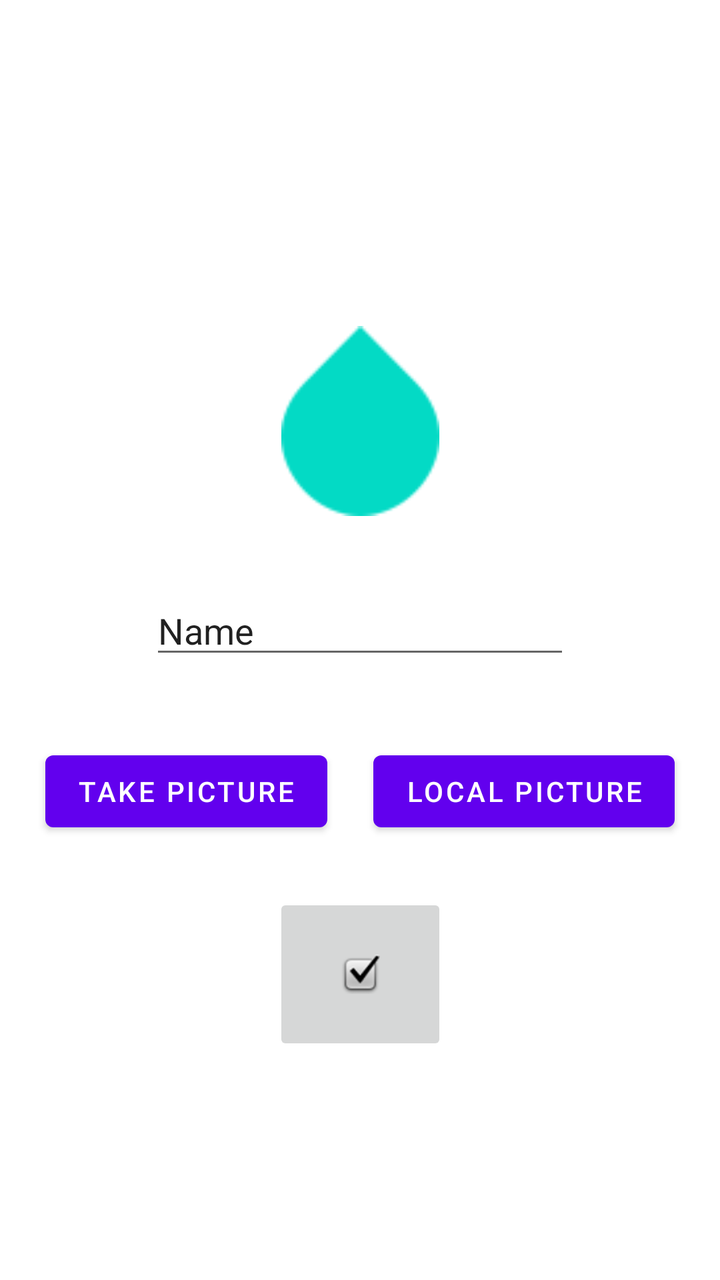
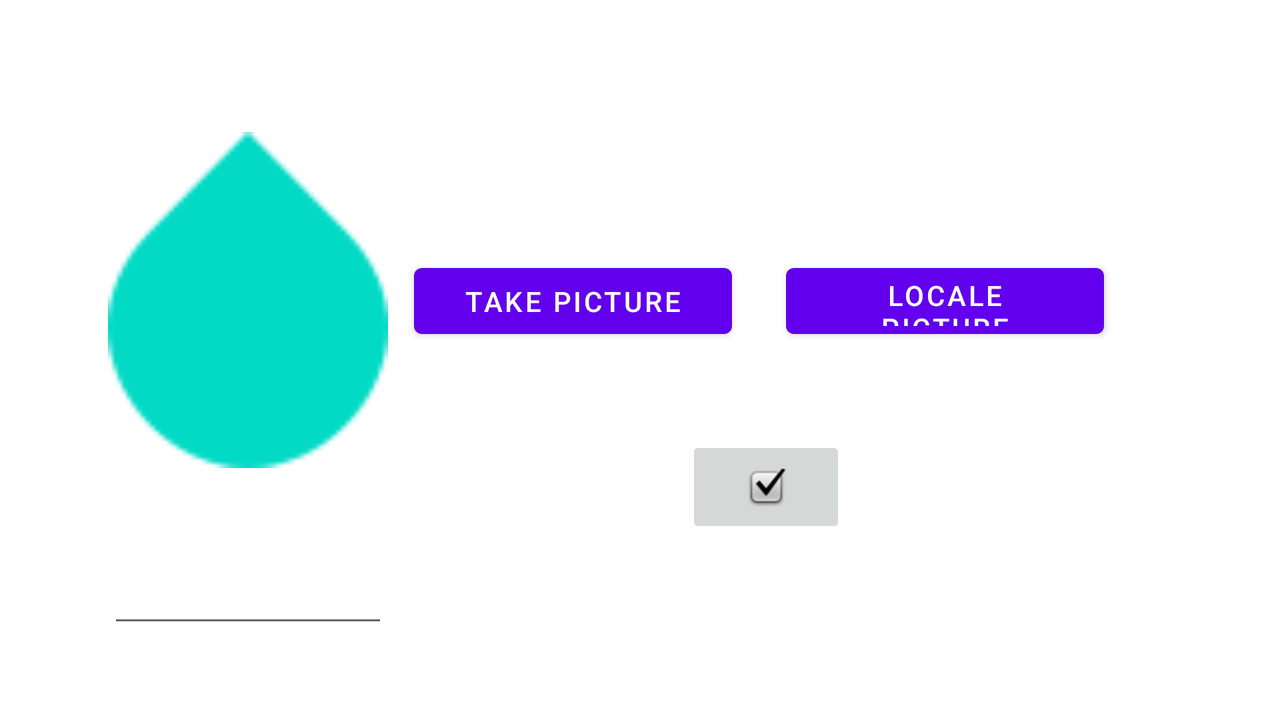

An Android layout and its configuration variant, each rendered on a device that would load it. The default file and the variant file are quoted in full after the pictures.
<!-- AndroidManifest.xml: application theme Theme.NameQuizAPP -->
<!-- res/layout/activity_add.xml -->
<?xml version="1.0" encoding="utf-8"?>
<androidx.constraintlayout.widget.ConstraintLayout xmlns:android="http://schemas.android.com/apk/res/android"
    xmlns:app="http://schemas.android.com/apk/res-auto"
    xmlns:tools="http://schemas.android.com/tools"
    android:layout_width="match_parent"
    android:layout_height="match_parent"
    tools:context=".AddActivity">

    <Button
        android:id="@+id/button_take"
        android:layout_width="wrap_content"
        android:layout_height="wrap_content"
        android:text="Take picture"
        app:layout_constraintBottom_toBottomOf="parent"
        app:layout_constraintEnd_toStartOf="@+id/button_excisting"
        app:layout_constraintHorizontal_bias="0.5"
        app:layout_constraintStart_toStartOf="parent"
        app:layout_constraintTop_toBottomOf="@+id/image_picture"
        app:layout_constraintVertical_bias="0.301" />

    <Button
        android:id="@+id/button_excisting"
        android:layout_width="wrap_content"
        android:layout_height="wrap_content"
        android:text="Local picture"
        app:layout_constraintBottom_toBottomOf="parent"
        app:layout_constraintEnd_toEndOf="parent"
        app:layout_constraintHorizontal_bias="0.5"
        app:layout_constraintStart_toEndOf="@+id/button_take"
        app:layout_constraintTop_toBottomOf="@+id/image_picture"
        app:layout_constraintVertical_bias="0.301" />

    <ImageView
        android:id="@+id/image_picture"
        android:layout_width="79dp"
        android:layout_height="133dp"
        android:layout_marginStart="8dp"
        android:layout_marginEnd="8dp"
        android:layout_marginBottom="32dp"
        app:layout_constraintBottom_toBottomOf="parent"
        app:layout_constraintEnd_toEndOf="parent"
        app:layout_constraintStart_toStartOf="parent"
        app:layout_constraintTop_toTopOf="parent"
        app:layout_constraintVertical_bias="0.303"
        app:srcCompat="?android:attr/textSelectHandle" />

    <EditText
        android:id="@+id/editTextTextPersonName"
        android:layout_width="wrap_content"
        android:layout_height="wrap_content"
        android:layout_marginTop="16dp"
        android:ems="10"
        android:inputType="textPersonName"
        android:text="Name"
        app:layout_constraintEnd_toEndOf="parent"
        app:layout_constraintStart_toStartOf="parent"
        app:layout_constraintTop_toBottomOf="@+id/image_picture" />

    <ImageButton
        android:id="@+id/imageButton2"
        android:layout_width="87dp"
        android:layout_height="81dp"
        app:layout_constraintBottom_toBottomOf="parent"
        app:layout_constraintEnd_toEndOf="parent"
        app:layout_constraintStart_toStartOf="parent"
        app:layout_constraintTop_toBottomOf="@+id/editTextTextPersonName"
        app:srcCompat="@android:drawable/checkbox_on_background" />

</androidx.constraintlayout.widget.ConstraintLayout>
<!-- resources referenced by this layout -->
<resources>
  <style name="Theme.NameQuizAPP" parent="Theme.MaterialComponents.DayNight.DarkActionBar">
          
          <item name="colorPrimary">@color/purple_500</item>
          <item name="colorPrimaryVariant">@color/purple_700</item>
          <item name="colorOnPrimary">@color/white</item>
          
          <item name="colorSecondary">@color/teal_200</item>
          <item name="colorSecondaryVariant">@color/teal_700</item>
          <item name="colorOnSecondary">@color/black</item>
          
          <item name="android:statusBarColor" tools:targetApi="l">?attr/colorPrimaryVariant</item>
          
      </style>
</resources>
<!-- res/layout-land/activity_add.xml (the repository's variant of the layout above) -->
<!-- drawn on the phone turned sideways -->
<?xml version="1.0" encoding="utf-8"?>
<androidx.constraintlayout.widget.ConstraintLayout xmlns:android="http://schemas.android.com/apk/res/android"
    xmlns:app="http://schemas.android.com/apk/res-auto"
    xmlns:tools="http://schemas.android.com/tools"
    android:layout_width="match_parent"
    android:layout_height="match_parent"
    tools:context="no.hvl.dat153.activities.AddActivity">

    <Button
        android:id="@+id/button_take"
        android:layout_width="159dp"
        android:layout_height="45dp"
        android:onClick="tPicture"
        android:text="@string/takePicture"
        app:layout_constraintBottom_toBottomOf="@+id/image_picture"
        app:layout_constraintEnd_toStartOf="@+id/button_excisting"
        app:layout_constraintHorizontal_bias="0.321"
        app:layout_constraintStart_toEndOf="@+id/image_picture"
        app:layout_constraintTop_toTopOf="@+id/image_picture"
        app:layout_constraintVertical_bias="0.502" />

    <Button
        android:id="@+id/button_excisting"
        android:layout_width="159dp"
        android:layout_height="45dp"
        android:layout_marginEnd="88dp"
        android:onClick="gPicture"
        android:text="@string/localPicture"
        app:layout_constraintBottom_toBottomOf="@+id/image_picture"
        app:layout_constraintEnd_toEndOf="parent"
        app:layout_constraintTop_toTopOf="@+id/image_picture"
        app:layout_constraintVertical_bias="0.502" />

    <ImageView
        android:id="@+id/image_picture"
        android:layout_width="140dp"
        android:layout_height="240dp"
        app:layout_constraintBottom_toBottomOf="parent"
        app:layout_constraintEnd_toStartOf="@+id/button_excisting"
        app:layout_constraintHorizontal_bias="0.213"
        app:layout_constraintStart_toStartOf="parent"
        app:layout_constraintTop_toTopOf="parent"
        app:layout_constraintVertical_bias="0.251"
        app:srcCompat="?android:attr/textSelectHandle" />

    <EditText
        android:id="@+id/nameText"
        android:layout_width="140dp"
        android:layout_height="wrap_content"
        android:ems="10"
        android:inputType="textPersonName"
        app:layout_constraintBottom_toBottomOf="parent"
        app:layout_constraintEnd_toEndOf="@+id/image_picture"
        app:layout_constraintStart_toStartOf="@+id/image_picture"
        app:layout_constraintTop_toBottomOf="@+id/image_picture"
        app:layout_constraintVertical_bias="0.154" />

    <ImageButton
        android:id="@+id/imageButton2"
        android:layout_width="80dp"
        android:layout_height="51dp"
        android:onClick="addingThePerson"
        app:layout_constraintBottom_toBottomOf="parent"
        app:layout_constraintEnd_toEndOf="@+id/button_excisting"
        app:layout_constraintHorizontal_bias="0.513"
        app:layout_constraintStart_toStartOf="@+id/button_take"
        app:layout_constraintTop_toTopOf="parent"
        app:layout_constraintVertical_bias="0.705"
        app:srcCompat="@android:drawable/checkbox_on_background" />

</androidx.constraintlayout.widget.ConstraintLayout>
<!-- resources referenced by the variant -->
<!-- as the phone turned sideways resolves them -->
<resources>
  <string name="localPicture">Locale picture</string>
  <string name="takePicture">Take picture</string>
  <style name="Theme.NameQuizAPP" parent="Theme.MaterialComponents.DayNight.DarkActionBar">
          
          <item name="colorPrimary">@color/purple_500</item>
          <item name="colorPrimaryVariant">@color/purple_700</item>
          <item name="colorOnPrimary">@color/white</item>
          
          <item name="colorSecondary">@color/teal_200</item>
          <item name="colorSecondaryVariant">@color/teal_700</item>
          <item name="colorOnSecondary">@color/black</item>
          
          <item name="android:statusBarColor" tools:targetApi="l">?attr/colorPrimaryVariant</item>
          
      </style>
</resources>
